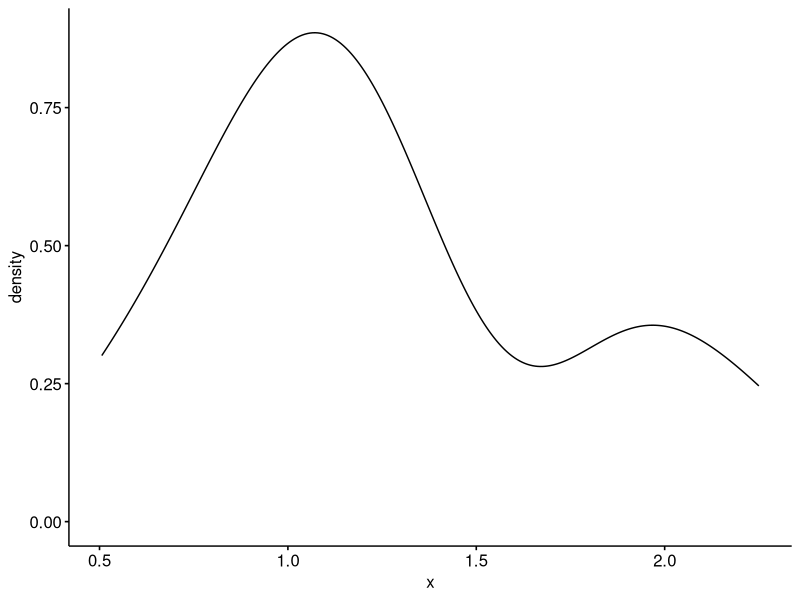
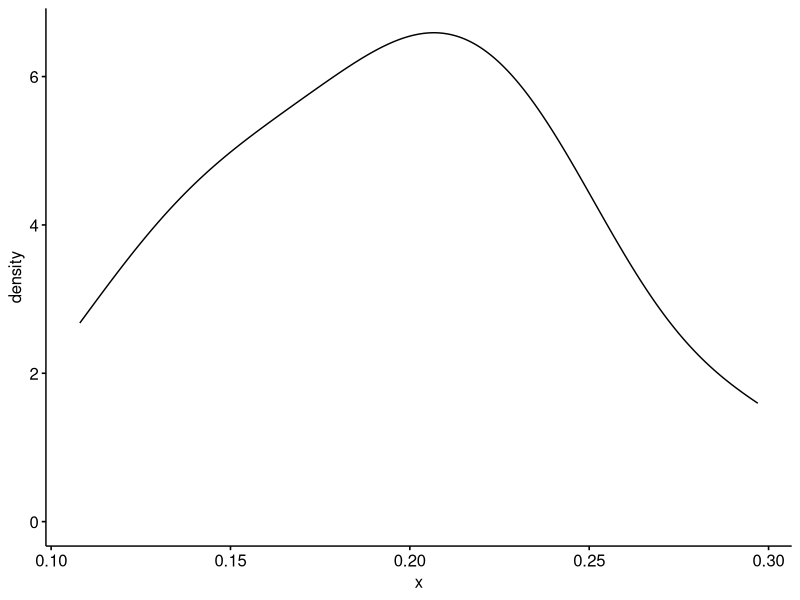
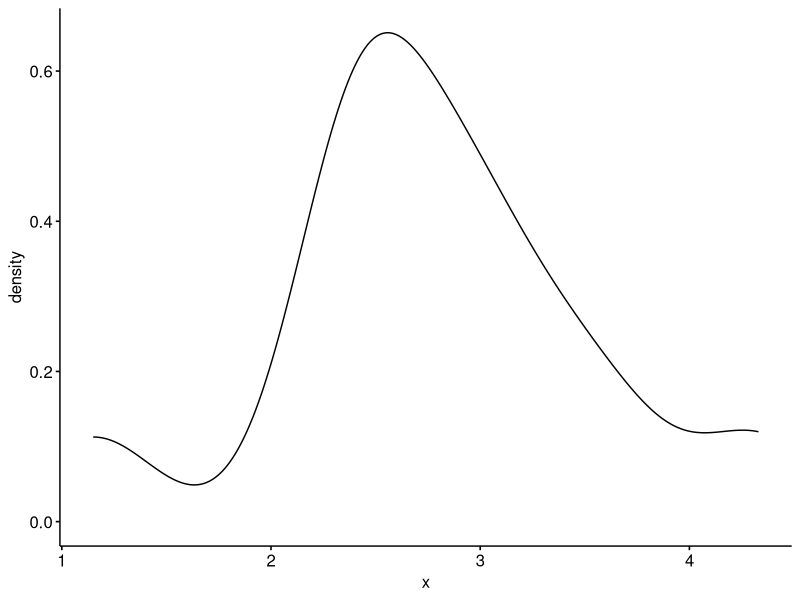
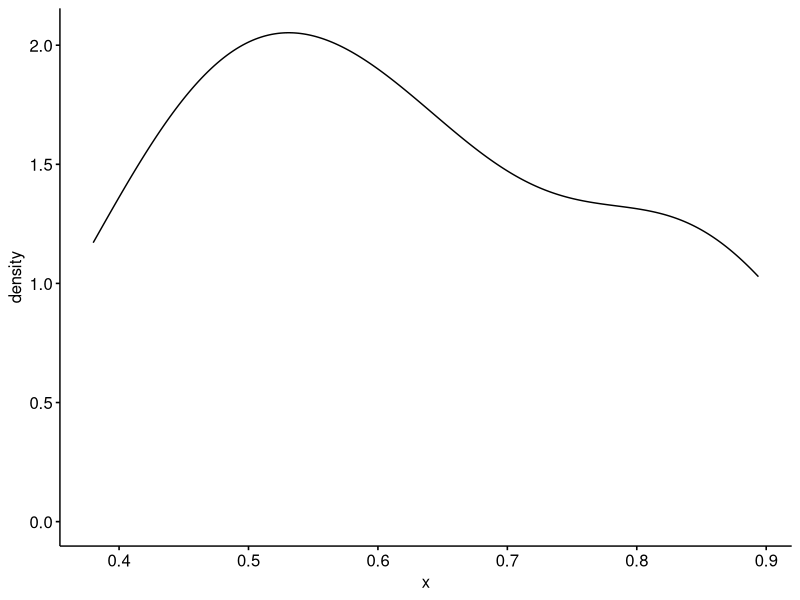
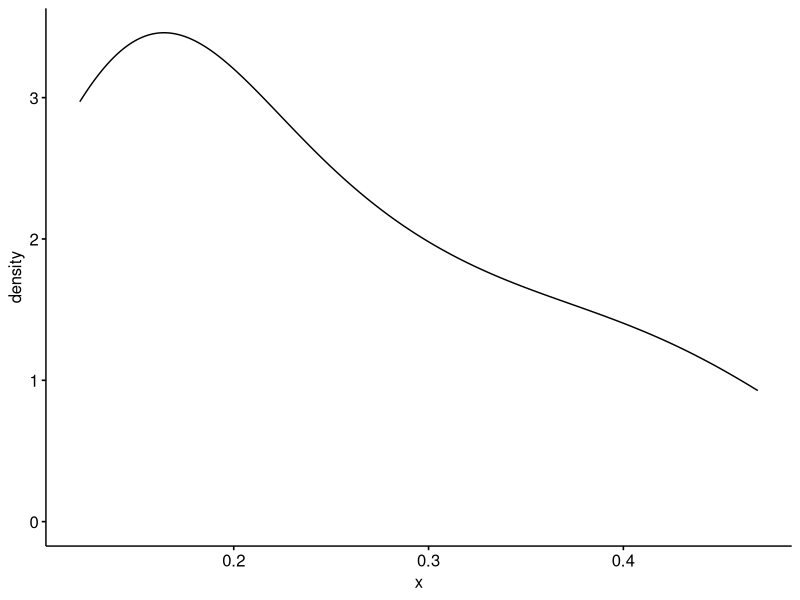
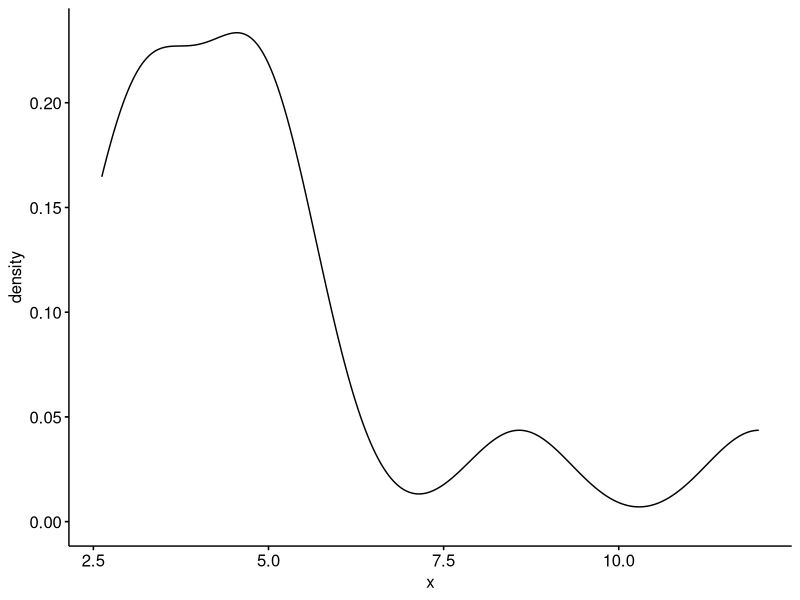
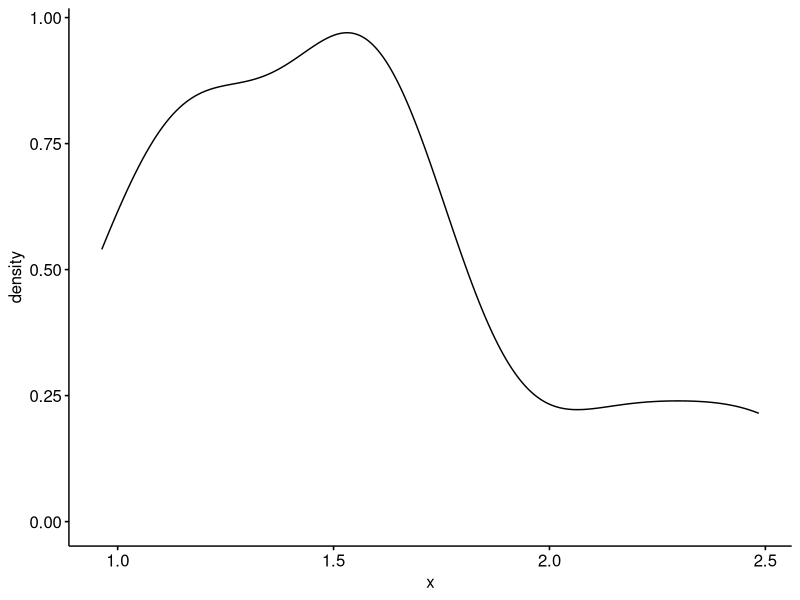

Recreate these plots in R, in order. (Note: this script raises an error after producing the figures.)
## ---- chunk 1
library(tidyverse)
library(cowplot)
library(multcompView)
library(ggpubr)
## ---- chunk 2
df <- read_csv('../data/2307.DNAyeilds.csv')
dftech <- df %>% filter(Rep == 'TR')
dfbio <- df %>% filter(Rep == 'BR')

dftech.a <- dftech %>% filter(Site == 'AN')
dftech.a$pH <- as.factor(dftech.a$pH)
dftech.b <- dftech %>% filter(Site == 'BB')
dftech.b$pH <- as.factor(dftech.b$pH)
dftech.m <- dftech %>% filter(Site == 'ML')
dftech.m$pH <- as.factor(dftech.m$pH)

dfbio.a <- dfbio %>% filter(Site == 'AN')
dfbio.a$pH <- as.factor(dfbio.a$pH)
dfbio.b <- dfbio %>% filter(Site == 'BB')
dfbio.b$pH <- as.factor(dfbio.b$pH)
dfbio.m <- dfbio %>% filter(Site == 'ML')
dfbio.m$pH <- as.factor(dfbio.m$pH)
## ---- chunk 3
#tech reps - all normally distributed
shapiro.test(dftech.a$Yield) 
ggdensity(dftech.a$Yield)
shapiro.test(dftech.m$Yield) 
ggdensity(dftech.m$Yield)
shapiro.test(dftech.b$Yield) 
ggdensity(dftech.b$Yield)

#bioreps - normal besides wetland which is right skewed

shapiro.test(dfbio.a$Yield) 
ggdensity(dfbio.a$Yield)
shapiro.test(dfbio.m$Yield) 
ggdensity(dfbio.m$Yield)
shapiro.test(dfbio.b$Yield) 
ggdensity(dfbio.b$Yield)

dfbio.b$Yield.tform <- log(dfbio.b$Yield) #log transform right skewed data
shapiro.test(dfbio.b$Yield.tform) 
ggdensity(dfbio.b$Yield.tform)
## ---- chunk 4
#forest
an.tech.mod <- lm(Yield ~ pH, dftech.a)
an.tech.aov <- aov(an.tech.mod)
summary(an.tech.aov) #significant (0.0248)
pairs(emmeans(an.tech.mod, ~pH)) #4 vs 8 is significant


(yieldplots.ang <- dftech.a %>% 
  ggplot(aes(as.factor(pH), Yield)) +
  geom_line(data = . %>% group_by(Site, pH) %>% summarise(Mean = mean(Yield)), aes(y = Mean, group = Site), color = "gray", size = 1) +
  geom_point(aes(fill = as.factor(pH)), pch = 21, alpha = 0.9, size = 3, col = 'black') +
  labs(x ="pH", y= NULL)  +
  theme_linedraw() +
  scale_fill_manual(values = c('goldenrod1','darkolivegreen3','chartreuse4', 'darkcyan'))  + 
  scale_x_discrete(labels=c("4" = "4.5", "5" = "5.5",
                              "6" = "6.5", "8" = "7.5")) +
  theme(text = element_text(size = 15),
        legend.position = "none", panel.grid.major = element_line(color = "gray80"),
    panel.grid.minor = element_line(color = "gray80")) + scale_y_continuous(labels = function(x) sprintf("%.2f", x)) + 
  facet_wrap(~Site, labeller = labeller(Site = c("AN" = "Forest")) ))

(yieldplots.ang.2 <- yieldplots.ang + geom_line(data=tibble(x=c(1,4), y = c(2.6,2.6)), aes (x=x, y=y), inherit.aes = FALSE) + 
  geom_text(data=tibble(x=2.5, y = c(2.7)), aes (x=x, y=y,  label = '*', size = 4), inherit.aes = FALSE))

#wetland
bb.tech.mod <- lm(Yield ~ pH, dftech.b)
bb.tech.aov <- aov(bb.tech.mod)
summary(bb.tech.aov) #not significant


(yieldplots.bod <- dftech.b %>% 
  ggplot(aes(as.factor(pH), Yield)) +
  geom_line(data = . %>% group_by(Site, pH) %>% summarise(Mean = mean(Yield)), aes(y = Mean, group = Site), color = "gray", size = 1) +
  geom_point(aes(fill = as.factor(pH)), pch = 21, alpha = 0.9, size = 3, col = 'black') +
  labs(x =" ", y= NULL)  +
  theme_linedraw() +
  scale_fill_manual(values = c('goldenrod1','darkolivegreen3','chartreuse4', 'darkcyan'))  + 
  scale_x_discrete(labels=c("4" = "4.5", "5" = "5.5",
                              "6" = "6.5", "8" = "7.5")) +
  theme(text = element_text(size = 15),
        legend.position = "none", panel.grid.major = element_line(color = "gray80"),
    panel.grid.minor = element_line(color = "gray80")) + scale_y_continuous(labels = function(x) sprintf("%.2f", x), limits = c(1, 4.75)) + 
  facet_grid(Rep~Site, labeller = labeller(Site = c("BB" = "Wetland"), Rep = c("TR" = "Technical Replicates")) ) )


ml.tech.mod <- lm(Yield ~ pH, dftech.m)
ml.tech.aov <- aov(ml.tech.mod)
summary(ml.tech.aov) #significant (0.0248)
pairs(emmeans(ml.tech.mod, ~pH)) #4 vs 6 is significant 0.0332114


(yieldplots.mgl <- dftech.m %>% 
  ggplot(aes(as.factor(pH), Yield)) +
  geom_line(data = . %>% group_by(Site, pH) %>% summarise(Mean = mean(Yield)), aes(y = Mean, group = Site), color = "gray", size = 1) +
  geom_point(aes(fill = as.factor(pH)), pch = 21, alpha = 0.9, size = 3, col = 'black') +
  labs(x =" ", y= "DNA Yield (ng/uL)")  +
  theme_linedraw() +
  scale_fill_manual(values = c('goldenrod1','darkolivegreen3','chartreuse4', 'darkcyan'))  + 
  scale_x_discrete(labels=c("4" = "4.5", "5" = "5.5",
                              "6" = "6.5", "8" = "7.5")) +
  theme(text = element_text(size = 15),
        legend.position = "none", panel.grid.major = element_line(color = "gray80"),
    panel.grid.minor = element_line(color = "gray80")) + scale_y_continuous(labels = function(x) sprintf("%.2f", x)) + 
  facet_wrap(~Site, labeller = labeller(Site = c("ML" = "Grassland")) ))

(yieldplots.mgl.2 <- yieldplots.mgl + geom_line(data=tibble(x=c(1,3), y = c(0.32,0.32)), aes (x=x, y=y), inherit.aes = FALSE) + 
  geom_text(data=tibble(x=2, y = c(0.33)), aes (x=x, y=y,  label = '*', size = 4), inherit.aes = FALSE))


(together <- plot_grid(yieldplots.mgl.2, yieldplots.ang.2, yieldplots.bod, ncol=3, rel_widths = c(2.5,2.3,2.5)))
#ggsave('TechnicalRepyields_withstats.png', together, dpi=300, width = 10, height = 6)
## ---- chunk 5
an.bio.mod <- lm(Yield ~ pH + Type, dfbio.a)
an.bio.aov <- aov(an.bio.mod)
summary(an.bio.aov ) #not significant

(yieldplots.ang.bio <- dfbio.a %>% 
  ggplot(aes(as.factor(pH), Yield)) +
  geom_line(data = . %>% group_by(Site, pH) %>% summarise(Mean = mean(Yield)), aes(y = Mean, group = Site), color = "gray", size = 1) +
  geom_point(aes(fill = as.factor(pH), shape = Type), alpha = 0.9, size = 3, col = 'black') +
  labs(x ="pH", y= NULL)  +
  theme_linedraw() +
  scale_fill_manual(values = c('goldenrod1','darkolivegreen3','chartreuse4', 'darkcyan'))  + 
  scale_x_discrete(labels=c("4" = "4.5", "5" = "5.5",
                              "6" = "6.5", "8" = "7.5")) +
  scale_shape_manual(values = c(21,22,24)) +
  theme(text = element_text(size = 15),
        legend.position = "none", panel.grid.major = element_line(color = "gray80"),
    panel.grid.minor = element_line(color = "gray80")) + scale_y_continuous(labels = function(x) sprintf("%.2f", x)) + 
  facet_wrap(~Site, labeller = labeller(Site = c("AN" = "Forest")) ))

(yieldplots.ang.bioreps <- dfbio.a %>% 
  ggplot(aes(Type, Yield)) +
  geom_point(aes(fill = Type), pch = 21, alpha = 0.9, size = 3, col = 'black') +
  labs(x ="Replicate", y= NULL)  +
  theme_linedraw() +
  scale_fill_manual(values = c('azure3','darkslategray', 'darksalmon'))  + 
  theme(text = element_text(size = 15),
        legend.position = "none", panel.grid.major = element_line(color = "gray80"),
    panel.grid.minor = element_line(color = "gray80")) + scale_y_continuous(labels = function(x) sprintf("%.2f", x)) + 
  facet_wrap(~Site, labeller = labeller(Site = c("AN" = "Forest")) ))

#wetland - transformed vs not-transformed - similar results, proceeding with non-transformed to be consistent with graphs
bb.bio.mod <- lm(Yield.tform ~ pH + Type, dfbio.b) #using xformed data (normally distributed)
bb.bio.aov <- aov(bb.bio.mod)
summary(bb.bio.aov) #not significant

bb.bio.glm <- glm(Yield ~ pH + Type, dfbio.b, family = "Gamma") #good for continuous data that is right skewed
summary(bb.bio.glm)
anova(bb.bio.glm, test = 'Chisq') #not significant

(yieldplots.bod.bio <- dfbio.b %>% 
  ggplot(aes(as.factor(pH), Yield)) +
  geom_line(data = . %>% group_by(Site, pH) %>% summarise(Mean = mean(Yield)), aes(y = Mean, group = Site), color = "gray", size = 1) +
  geom_point(aes(fill = as.factor(pH), shape = Type),  alpha = 0.9, size = 3, col = 'black') +
  labs(x =" ", y= NULL)  +
  theme_linedraw() +
  scale_shape_manual(values = c(21,22,24)) +
  scale_fill_manual(values = c('goldenrod1','darkolivegreen3','chartreuse4', 'darkcyan'))  + 
  scale_x_discrete(labels=c("4" = "4.5", "5" = "5.5",
                              "6" = "6.5", "8" = "7.5")) +
  theme(text = element_text(size = 15),
        legend.position = "none", panel.grid.major = element_line(color = "gray80"),
    panel.grid.minor = element_line(color = "gray80")) + #scale_y_continuous(labels = function(x) sprintf("%.2f", x), limits = c(2.4, 14)) + 
  facet_grid(Rep~Site, labeller = labeller(Site = c("BB" = "Wetland"), Rep = c("BR" = "Biological Replicates")) ) ) 

(yieldplots.bod.bioreps <- dfbio.b %>% 
  ggplot(aes(Type, Yield)) +
  geom_point(aes(fill = Type), pch = 21, alpha = 0.9, size = 3, col = 'black') +
  labs(x =" ", y= NULL)  +
  theme_linedraw() +
  scale_fill_manual(values = c('azure3','darkslategray', 'darksalmon'))  + 
  theme(text = element_text(size = 15),
        legend.position = "none", panel.grid.major = element_line(color = "gray80"),
    panel.grid.minor = element_line(color = "gray80")) + scale_y_continuous(labels = function(x) sprintf("%.2f", x)) + 
  facet_grid(Rep~Site, labeller = labeller(Site = c("BB" = "Wetland"), Rep = c("BR" = "Biological Replicates")) ) ) 

#grassland
ml.bio.mod <- lm(Yield ~ pH + Type, dfbio.m) 
ml.bio.aov <- aov(ml.bio.mod)
summary(ml.bio.aov)  #type is singificantly different, pH approaching significance
pairs(emmeans(ml.bio.mod, ~Type)) #1 vs 2 p val 0.0208861, 1 vs 3 0.0480201

(yieldplots.mgl.bio <- dfbio.m %>% 
  ggplot(aes(as.factor(pH), Yield)) +
  geom_line(data = . %>% group_by(Site, pH) %>% summarise(Mean = mean(Yield)), aes(y = Mean, group = Site), color = "gray", size = 1) +
  geom_point(aes(fill = as.factor(pH), shape = Type),alpha = 0.9, size = 3, col = 'black') +
  labs(x =" ", y= "DNA Yield (ng/uL)")  +
  theme_linedraw() +
  scale_shape_manual(values = c(21,22,24)) +
  scale_fill_manual(values = c('goldenrod1','darkolivegreen3','chartreuse4', 'darkcyan'))  + 
  scale_x_discrete(labels=c("4" = "4.5", "5" = "5.5",
                              "6" = "6.5", "8" = "7.5")) +
  theme(text = element_text(size = 15),
        legend.position = "none", panel.grid.major = element_line(color = "gray80"),
    panel.grid.minor = element_line(color = "gray80")) + scale_y_continuous(labels = function(x) sprintf("%.2f", x), limits = c(.1, .6)) + 
  facet_wrap(~Site, labeller = labeller(Site = c("ML" = "Grassland")) ))

(yieldplots.mgl.bioreps <- dfbio.m %>% 
  ggplot(aes(Type, Yield)) +
  geom_point(aes(fill = Type, shape = Type), pch = 21, alpha = 0.9, size = 3, col = 'black') +
  labs(x =" ", y= "DNA Yield (ng/uL)")  +
  theme_linedraw() +
  scale_fill_manual(values = c('azure3','darkslategray', 'darksalmon'))  + 
  theme(text = element_text(size = 15),
        legend.position = "none", panel.grid.major = element_line(color = "gray80"),
    panel.grid.minor = element_line(color = "gray80")) + scale_y_continuous(labels = function(x) sprintf("%.2f", x), limits = c(.1, .6)) + 
  facet_wrap(~Site, labeller = labeller(Site = c("ML" = "Grassland")) ))

(yieldplots.mgl.bioreps.2 <- yieldplots.mgl.bioreps +
    geom_line(data=tibble(x=c(1,2), y = c(.57,.57)), aes (x=x, y=y), inherit.aes = FALSE) +
    geom_line(data=tibble(x=c(1,3), y = c(.53, .53)), aes (x=x, y=y), inherit.aes = FALSE) +
    geom_text(data=tibble(x=1.5, y = c(.58)), aes (x=x, y=y,  label = '*', size = 4), inherit.aes = FALSE) +
    geom_text(data=tibble(x=2, y = c(.54)), aes (x=x, y=y,  label = '*', size = 4), inherit.aes = FALSE))


(together.bio <- plot_grid(yieldplots.mgl.bio, yieldplots.ang.bio, yieldplots.bod.bio, ncol=3, rel_widths = c(2.5,2.3,2.5)))
(together.bio.reps <- plot_grid(yieldplots.mgl.bioreps.2, yieldplots.ang.bioreps, yieldplots.bod.bioreps, ncol=3, rel_widths = c(2.5,2.3,2.5)))

#ggsave('BiologicalRepyields_withstats.png', together.bio, dpi=300, width = 10, height = 6)
## ---- chunk 6
(combinedyields <- plot_grid(together.bio, together.bio.reps, together, ncol = 1, labels = c('A','B','C')))
ggsave('DNAYields_Allsoils_allreps.png', combinedyields, width = 10, height = 10)
